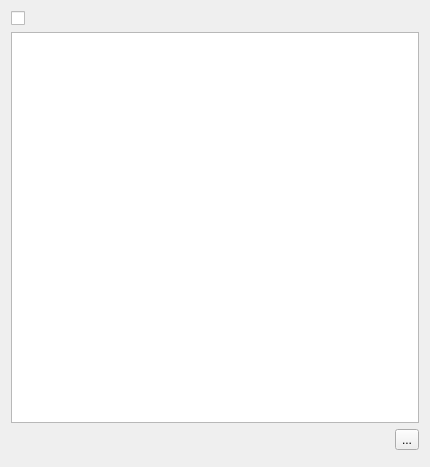
<ui version="4.0" >
 <class>PrefThemePage</class>
 <widget class="QWidget" name="PrefThemePage" >
  <property name="geometry" >
   <rect>
    <x>0</x>
    <y>0</y>
    <width>430</width>
    <height>467</height>
   </rect>
  </property>
  <layout class="QVBoxLayout" >
   <item>
    <widget class="QCheckBox" name="m_check" />
   </item>
   <item>
    <widget class="QListWidget" name="m_list" />
   </item>
   <item>
    <layout class="QHBoxLayout" >
     <item>
      <widget class="QLabel" name="m_label" >
       <property name="text" >
        <string/>
       </property>
      </widget>
     </item>
     <item>
      <widget class="QToolButton" name="m_resetButton" >
       <property name="text" >
        <string>...</string>
       </property>
      </widget>
     </item>
    </layout>
   </item>
   <item>
    <widget class="QWidget" native="1" name="m_widget" />
   </item>
  </layout>
 </widget>
 <tabstops>
  <tabstop>m_check</tabstop>
  <tabstop>m_list</tabstop>
  <tabstop>m_resetButton</tabstop>
 </tabstops>
 <resources/>
 <connections/>
</ui>
